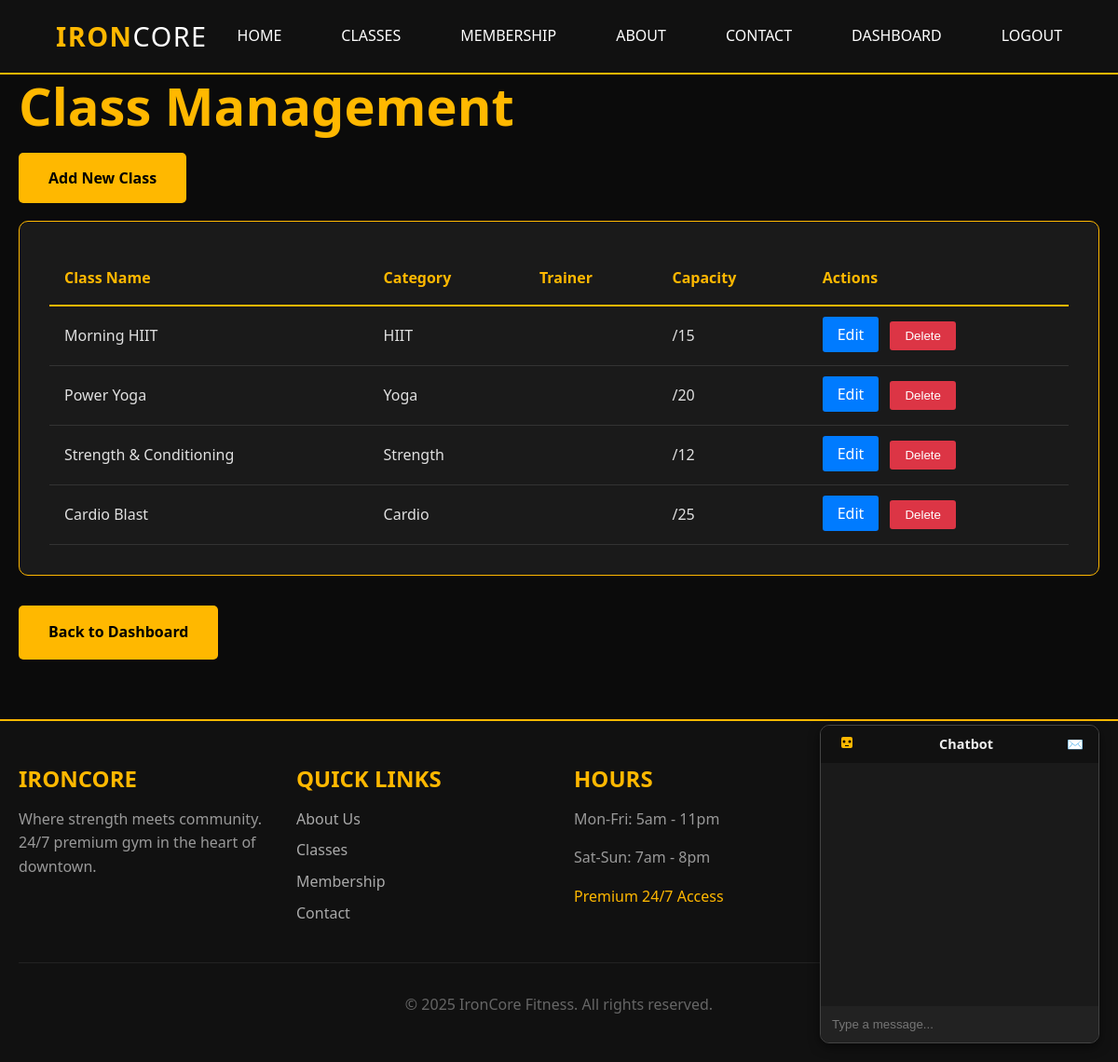
The page /admin/classes (signed in) on the database its author committed.
### models.py (models this page shows)
class Class(db.Model):
    __tablename__ = 'classes'
    id = db.Column(db.Integer, primary_key=True)
    name = db.Column(db.String(100), nullable=False)
    description = db.Column(db.Text)
    category = db.Column(db.String(50))  # HIIT, Yoga, Strength, etc.
    duration = db.Column(db.Integer)  # in minutes
    difficulty = db.Column(db.String(20))  # Beginner, Intermediate, Advanced
    max_capacity = db.Column(db.Integer, default=20)
    trainer_id = db.Column(db.Integer, db.ForeignKey('trainers.id'))
    image_url = db.Column(db.String(200))
    is_active = db.Column(db.Boolean, default=True)
    schedules = db.relationship('ClassSchedule', backref='class_info', lazy=True)

### app.py (the view)
@app.route('/admin/classes')
@login_required
@admin_required
def admin_classes():
    classes = Class.query.all()
    return render_template('admin/classes.html', classes=classes)

### app.py (called while the page is built)
def admin_required(f):
    @wraps(f)
    def decorated_function(*args, **kwargs):
        if not current_user.is_authenticated or not current_user.is_admin:
            flash('You need admin privileges to access this page.', 'danger')
            return redirect(url_for('index'))
        return f(*args, **kwargs)
    return decorated_function

@login_manager.user_loader
def load_user(user_id):
    return User.query.get(int(user_id))

### templates/admin/classes.html (shortened to what this page needs)
{% extends "base.html" %}
{% block content %}
<div class="container">
    <h1 style="color: #ffb800; margin-bottom: 2rem;">Class Management</h1>
    <div style="margin-bottom: 2rem;">
        <a href="{{ url_for('add_class') }}" style="padding: 1rem 2rem; background: #ffb800; color: #000; text-decoration: none; border-radius: 5px; font-weight: bold;">Add New Class</a>
    </div>
    <div style="background: #1a1a1a; padding: 2rem; border-radius: 10px; border: 1px solid #ffb800;">
        <table style="width: 100%; border-collapse: collapse;">
            <thead>
                <tr style="border-bottom: 2px solid #ffb800;">
                    <th style="padding: 1rem; text-align: left; color: #ffb800;">Class Name</th>
                    <th style="padding: 1rem; text-align: left; color: #ffb800;">Category</th>
                    <th style="padding: 1rem; text-align: left; color: #ffb800;">Trainer</th>
                    <th style="padding: 1rem; text-align: left; color: #ffb800;">Capacity</th>
                    <th style="padding: 1rem; text-align: left; color: #ffb800;">Actions</th>
                </tr>
            </thead>
            <tbody>
                {% for class in classes %}
                <tr style="border-bottom: 1px solid #333;">
                    <td style="padding: 1rem; color: #e0e0e0;">{{ class.name }}</td>
                    <td style="padding: 1rem; color: #e0e0e0;">{{ class.category }}</td>
                    <td style="padding: 1rem; color: #e0e0e0;">{{ class.trainer.first_name }} {{ class.trainer.last_name }}</td>
                    <td style="padding: 1rem; color: #e0e0e0;">{{ class.current_capacity }}/{{ class.max_capacity }}</td>
                    <td style="padding: 1rem;">
                        <a href="{{ url_for('edit_class', class_id=class.id) }}" style="padding: 0.5rem 1rem; background: #007bff; color: #fff; text-decoration: none; border-radius: 3px; margin-right: 0.5rem;">Edit</a>
                        <form method="POST" action="{{ url_for('delete_class', class_id=class.id) }}" style="display: inline;">
                            <button type="submit" onclick="return confirm('Are you sure?')" style="padding: 0.5rem 1rem; background: #dc3545; color: #fff; border: none; border-radius: 3px; cursor: pointer;">Delete</button>
                        </form>
                    </td>
                </tr>
                {% endfor %}
            </tbody>
        </table>
    </div>
    <a href="{{ url_for('admin_dashboard') }}" style="padding: 1rem 2rem; background: #ffb800; color: #000; text-decoration: none; border-radius: 5px; font-weight: bold; margin-top: 2rem; display: inline-block;">Back to Dashboard</a>
</div>
{% endblock %}

### static/css/style.css (style rules this page uses)
:root { --primary: #ffb800; --primary-dark: #e5a600; --secondary: #0b0b0b; --dark: #0f0f0f; --darker: #080808; --light: #e0e0e0; --gray: #aaa; --dark-gray: #2a2a2a; --danger: #dc3545; --success: #28a745; --warning: #ffc107; }
* { margin: 0; padding: 0; box-sizing: border-box; }
body { font-family: 'Inter', -apple-system, BlinkMacSystemFont, 'Segoe UI', Roboto, sans-serif; background: var(--secondary); color: var(--light); line-height: 1.6; }
h1, h2, h3, h4, h5, h6 { font-weight: 800; line-height: 1.2; margin-bottom: 1rem; }
h1 { font-size: 3.5rem; }
.container { max-width: 1200px; margin: 0 auto; padding: 0 24px; }

### templates/base.html (style rules this page uses)
* { margin: 0; padding: 0; box-sizing: border-box; }
body { font-family: 'Segoe UI', Tahoma, Geneva, Verdana, sans-serif; background: #0b0b0b; color: #e0e0e0; }
.container { max-width: 1200px; margin: 0 auto; padding: 0 20px; }

### rows shown on the page
Class: name "Morning HIIT", category "HIIT", max_capacity "15"
Class: name "Power Yoga", category "Yoga", max_capacity "20"
Class: name "Strength & Conditioning", category "Strength", max_capacity "12"
Class: name "Cardio Blast", category "Cardio", max_capacity "25"
